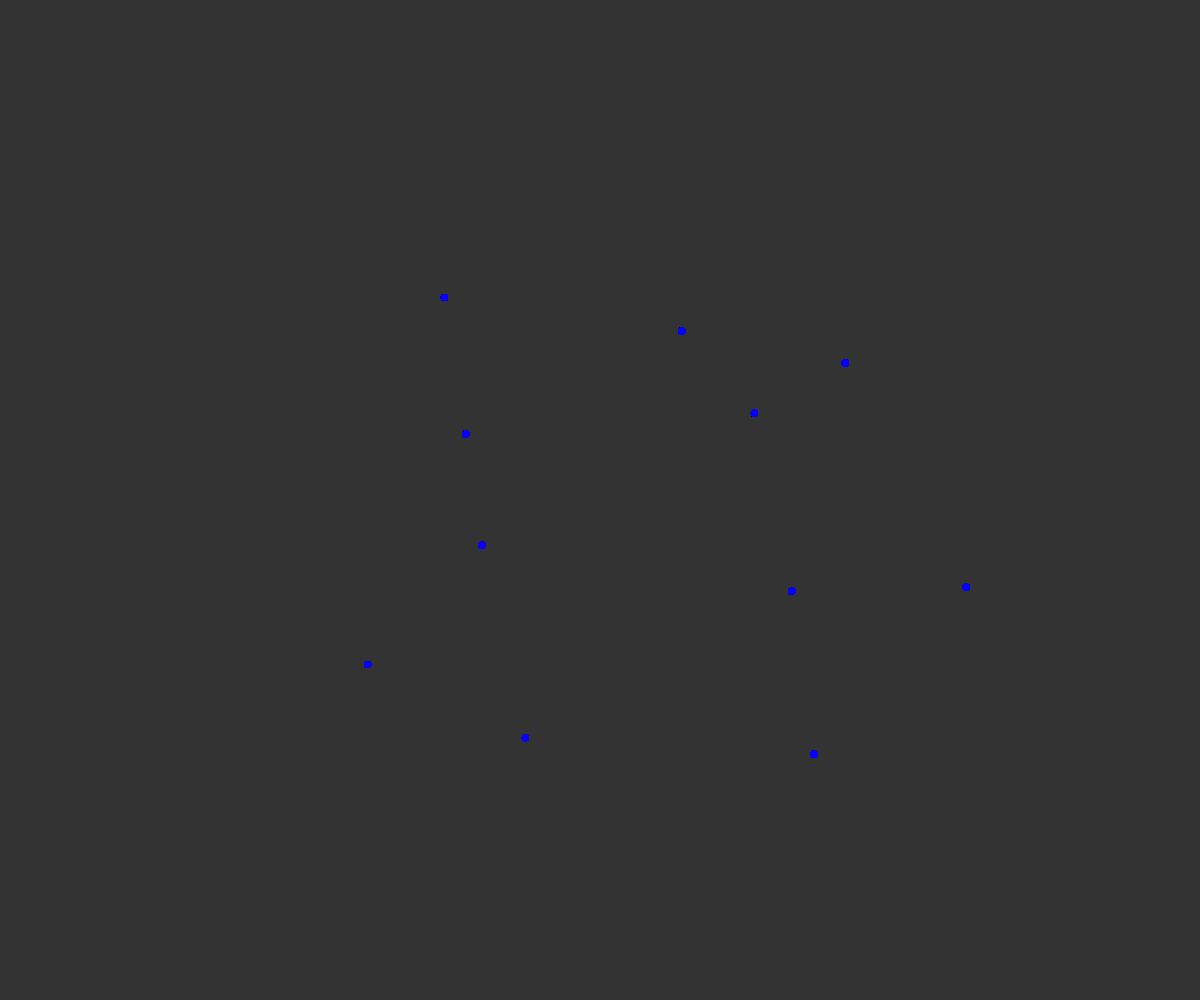
Frame 1 (no input)
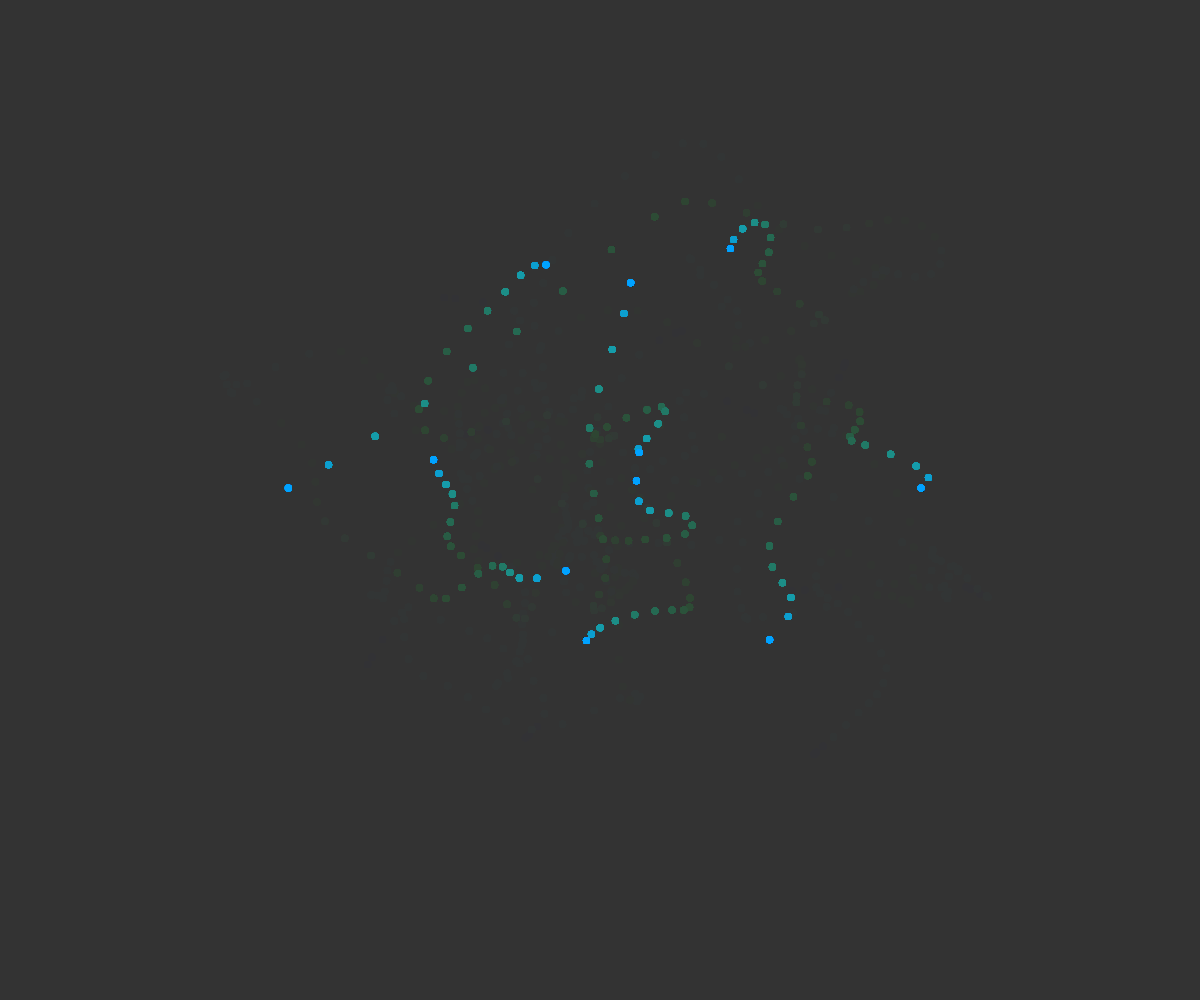
Frame 60 (no input)
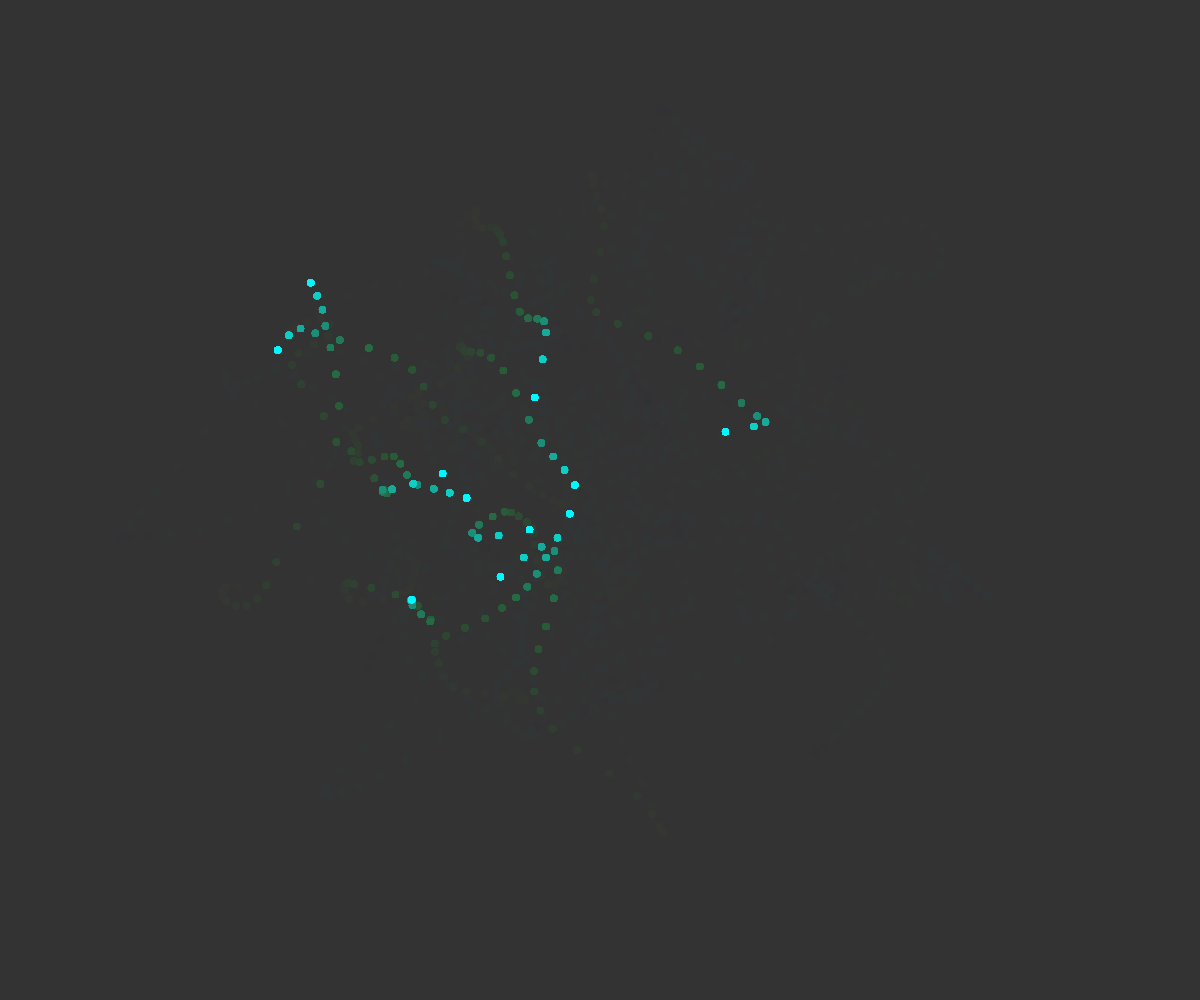
Frame 120 (the mouse pressed at the canvas centre since frame 60)

The p5.js sketch that drew these frames (run headless with seeded random() and noise() and a simulated clock; from frame 60 on, the mouse is pressed at the canvas centre):

// p5.js sketch
// ── sketch.js
let xOff=0,yOff=9123;

function setup() {
  createCanvas(windowWidth, windowHeight);
  background(51);

}

function draw() {
	colorMode(RGB);
	  background(51,60);
  colorMode(HSB);
  stroke(noise(xOff)*360,255,255);
  strokeWeight(7);
  for(let j=0;j<=10;j++){
  	for(let i=0;i<=100;i++)point(noise(yOff+j*200)*width,noise(yOff+5+j*200)*height);
  }
  

   xOff+=0.03;
  yOff+=0.03;
  }
